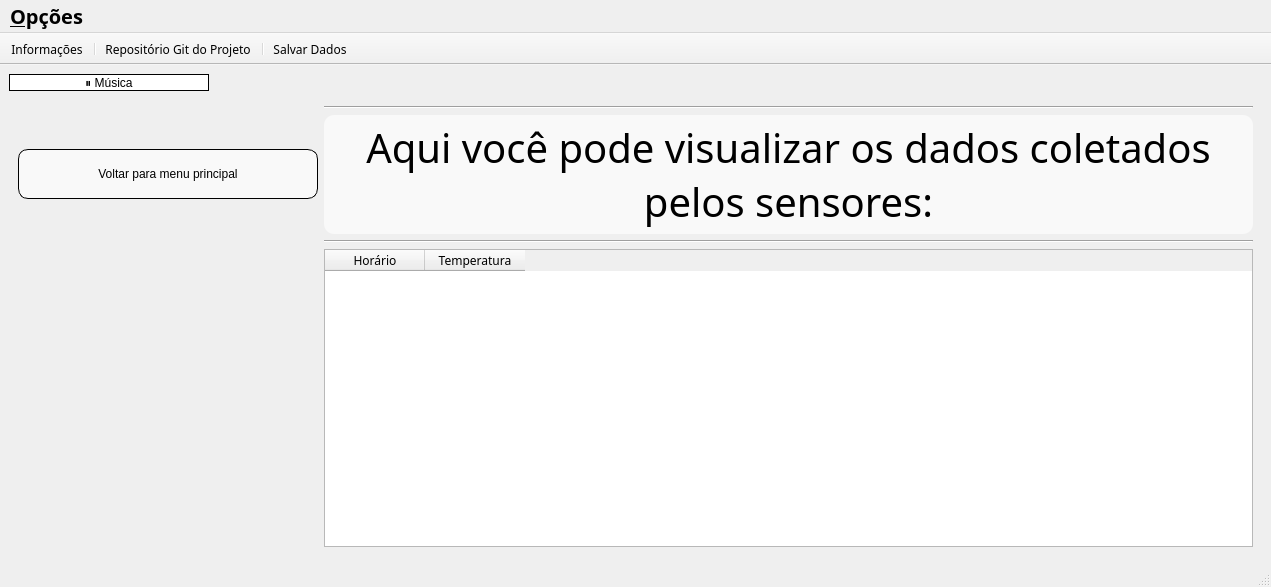
<?xml version="1.0" encoding="UTF-8"?>
<ui version="4.0">
 <class>MainWindow</class>
 <widget class="QMainWindow" name="MainWindow">
  <property name="geometry">
   <rect>
    <x>0</x>
    <y>0</y>
    <width>1271</width>
    <height>587</height>
   </rect>
  </property>
  <property name="sizePolicy">
   <sizepolicy hsizetype="Minimum" vsizetype="Minimum">
    <horstretch>0</horstretch>
    <verstretch>0</verstretch>
   </sizepolicy>
  </property>
  <property name="minimumSize">
   <size>
    <width>960</width>
    <height>540</height>
   </size>
  </property>
  <property name="maximumSize">
   <size>
    <width>1920</width>
    <height>1080</height>
   </size>
  </property>
  <property name="baseSize">
   <size>
    <width>0</width>
    <height>0</height>
   </size>
  </property>
  <property name="windowTitle">
   <string>Sistema de Automação e Controle Residencial</string>
  </property>
  <widget class="QWidget" name="centralwidget">
   <layout class="QGridLayout" name="gridLayout_2">
    <item row="0" column="0">
     <widget class="QPushButton" name="parar_musica_pushButton">
      <property name="maximumSize">
       <size>
        <width>200</width>
        <height>50</height>
       </size>
      </property>
      <property name="styleSheet">
       <string notr="true">QPushButton {
    font: 11pt &quot;Tibetan Machine Uni&quot;;
    border-radius: 10px;       /* Bordas arredondadas */
    background-color: rgb(255, 255, 255); /* Fundo semi-transparente */
	border: 1px solid rgb(0,0,0);
}

/* Efeito de escurecimento ao passar o mouse */
QPushButton:hover {
    background-color: rgba(225, 225, 225, 0.7); /* Cor mais escura ao passar o mouse */
}
</string>
      </property>
      <property name="text">
       <string>⏸️ Música</string>
      </property>
     </widget>
    </item>
    <item row="1" column="0">
     <widget class="QStackedWidget" name="stackedWidget">
      <property name="sizePolicy">
       <sizepolicy hsizetype="MinimumExpanding" vsizetype="MinimumExpanding">
        <horstretch>0</horstretch>
        <verstretch>0</verstretch>
       </sizepolicy>
      </property>
      <property name="locale">
       <locale language="Portuguese" country="Brazil"/>
      </property>
      <property name="currentIndex">
       <number>3</number>
      </property>
      <widget class="QWidget" name="page_1">
       <layout class="QGridLayout" name="gridLayout">
        <item row="2" column="1" rowspan="2">
         <widget class="Line" name="vertical1_line">
          <property name="orientation">
           <enum>Qt::Vertical</enum>
          </property>
         </widget>
        </item>
        <item row="3" column="2">
         <widget class="QPushButton" name="controlar_eletronicos_pushButton">
          <property name="sizePolicy">
           <sizepolicy hsizetype="Minimum" vsizetype="Expanding">
            <horstretch>0</horstretch>
            <verstretch>0</verstretch>
           </sizepolicy>
          </property>
          <property name="maximumSize">
           <size>
            <width>350</width>
            <height>50</height>
           </size>
          </property>
          <property name="cursor">
           <cursorShape>PointingHandCursor</cursorShape>
          </property>
          <property name="styleSheet">
           <string notr="true">QPushButton {
    font: 11pt &quot;Tibetan Machine Uni&quot;;
    border-radius: 10px;       /* Bordas arredondadas */
    padding: 5px;              /* Espaço interno */
    background-color: rgba(255, 255, 255, 0.6); /* Fundo semi-transparente */
	border: 1px solid rgb(0,0,0);
}

/* Efeito de escurecimento ao passar o mouse */
QPushButton:hover {
    background-color: rgba(225, 225, 225, 0.7); /* Cor mais escura ao passar o mouse */
}
</string>
          </property>
          <property name="text">
           <string>Controle de Eletrônicos</string>
          </property>
         </widget>
        </item>
        <item row="2" column="0">
         <widget class="QLabel" name="visualizar_dados_label">
          <property name="sizePolicy">
           <sizepolicy hsizetype="Minimum" vsizetype="Expanding">
            <horstretch>0</horstretch>
            <verstretch>0</verstretch>
           </sizepolicy>
          </property>
          <property name="maximumSize">
           <size>
            <width>350</width>
            <height>50</height>
           </size>
          </property>
          <property name="styleSheet">
           <string notr="true">font: 11pt &quot;Tibetan Machine Uni&quot;;
border-radius: 10px;       /* Bordas arredondadas */
padding: 5px;              /* Espaço interno */
background-color: rgba(255, 255, 255, 0.6); /* Fundo semi-transparente */</string>
          </property>
          <property name="text">
           <string>Exibe Dados de Todos os Sensores:</string>
          </property>
          <property name="alignment">
           <set>Qt::AlignCenter</set>
          </property>
         </widget>
        </item>
        <item row="3" column="0">
         <widget class="QPushButton" name="visualizar_dados_pushButton">
          <property name="sizePolicy">
           <sizepolicy hsizetype="Minimum" vsizetype="Expanding">
            <horstretch>0</horstretch>
            <verstretch>0</verstretch>
           </sizepolicy>
          </property>
          <property name="maximumSize">
           <size>
            <width>350</width>
            <height>50</height>
           </size>
          </property>
          <property name="cursor">
           <cursorShape>PointingHandCursor</cursorShape>
          </property>
          <property name="styleSheet">
           <string notr="true">QPushButton {
    font: 11pt &quot;Tibetan Machine Uni&quot;;
    border-radius: 10px;       /* Bordas arredondadas */
    padding: 5px;              /* Espaço interno */
    background-color: rgba(255, 255, 255, 0.6); /* Fundo semi-transparente */
	border: 1px solid rgb(0,0,0);
}

/* Efeito de escurecimento ao passar o mouse */
QPushButton:hover {
    background-color: rgba(225, 225, 225, 0.7); /* Cor mais escura ao passar o mouse */
}
</string>
          </property>
          <property name="text">
           <string>Visualização de dados em tempo real</string>
          </property>
         </widget>
        </item>
        <item row="2" column="2">
         <widget class="QLabel" name="controlar_eletronicos_label">
          <property name="maximumSize">
           <size>
            <width>350</width>
            <height>50</height>
           </size>
          </property>
          <property name="styleSheet">
           <string notr="true">font: 11pt &quot;Tibetan Machine Uni&quot;;
border-radius: 10px;       /* Bordas arredondadas */
padding: 5px;              /* Espaço interno */
background-color: rgba(255, 255, 255, 0.6); /* Fundo semi-transparente */</string>
          </property>
          <property name="text">
           <string>Permite o Controle de Eletrônicos:</string>
          </property>
          <property name="alignment">
           <set>Qt::AlignCenter</set>
          </property>
         </widget>
        </item>
        <item row="0" column="0" colspan="3">
         <widget class="QLabel" name="bem_vindo_label">
          <property name="enabled">
           <bool>true</bool>
          </property>
          <property name="sizePolicy">
           <sizepolicy hsizetype="Preferred" vsizetype="Preferred">
            <horstretch>0</horstretch>
            <verstretch>0</verstretch>
           </sizepolicy>
          </property>
          <property name="minimumSize">
           <size>
            <width>900</width>
            <height>150</height>
           </size>
          </property>
          <property name="maximumSize">
           <size>
            <width>900</width>
            <height>150</height>
           </size>
          </property>
          <property name="font">
           <font>
            <family>Tibetan Machine Uni</family>
            <pointsize>30</pointsize>
            <weight>50</weight>
            <italic>false</italic>
            <bold>false</bold>
            <strikeout>false</strikeout>
           </font>
          </property>
          <property name="styleSheet">
           <string notr="true">font: 30pt &quot;Tibetan Machine Uni&quot;;
border-radius: 10px;       /* Bordas arredondadas */
padding: 5px;              /* Espaço interno */
background-color: rgba(255, 255, 255, 0.6); /* Fundo semi-transparente */</string>
          </property>
          <property name="frameShadow">
           <enum>QFrame::Plain</enum>
          </property>
          <property name="text">
           <string>Seja bem-vindo(a) ao nosso sistema!</string>
          </property>
          <property name="alignment">
           <set>Qt::AlignCenter</set>
          </property>
         </widget>
        </item>
        <item row="1" column="0" colspan="3">
         <widget class="Line" name="horizontal1_line">
          <property name="orientation">
           <enum>Qt::Horizontal</enum>
          </property>
         </widget>
        </item>
       </layout>
      </widget>
      <widget class="QWidget" name="page_2">
       <layout class="QGridLayout" name="gridLayout_4">
        <item row="1" column="0">
         <layout class="QGridLayout" name="gridLayout_6">
          <item row="1" column="1" alignment="Qt::AlignVCenter">
           <widget class="QLabel" name="status_rfid_label">
            <property name="minimumSize">
             <size>
              <width>50</width>
              <height>0</height>
             </size>
            </property>
            <property name="maximumSize">
             <size>
              <width>16777215</width>
              <height>50</height>
             </size>
            </property>
            <property name="font">
             <font>
              <family>Tibetan Machine Uni</family>
              <pointsize>20</pointsize>
              <weight>50</weight>
              <italic>false</italic>
              <bold>false</bold>
             </font>
            </property>
            <property name="styleSheet">
             <string notr="true">font: 20pt &quot;Tibetan Machine Uni&quot;;
border-radius: 10px;       /* Bordas arredondadas */
padding: 5px;              /* Espaço interno */
background-color: rgba(255, 255, 255, 0.6); /* Fundo semi-transparente */</string>
            </property>
            <property name="text">
             <string>AGUARDANDO LEITURA</string>
            </property>
           </widget>
          </item>
          <item row="1" column="0" alignment="Qt::AlignVCenter">
           <widget class="QLabel" name="label">
            <property name="minimumSize">
             <size>
              <width>0</width>
              <height>50</height>
             </size>
            </property>
            <property name="maximumSize">
             <size>
              <width>16777215</width>
              <height>50</height>
             </size>
            </property>
            <property name="font">
             <font>
              <family>Tibetan Machine Uni</family>
              <pointsize>20</pointsize>
              <weight>50</weight>
              <italic>false</italic>
              <bold>false</bold>
             </font>
            </property>
            <property name="styleSheet">
             <string notr="true">font: 20pt &quot;Tibetan Machine Uni&quot;;
border-radius: 10px;       /* Bordas arredondadas */
padding: 5px;              /* Espaço interno */
background-color: rgba(255, 255, 255, 0.6); /* Fundo semi-transparente */</string>
            </property>
            <property name="text">
             <string>PASSE SEU CARTÃO PARA LIBERAR O ACESSO!</string>
            </property>
           </widget>
          </item>
          <item row="0" column="0">
           <widget class="QPushButton" name="pushButton">
            <property name="minimumSize">
             <size>
              <width>200</width>
              <height>50</height>
             </size>
            </property>
            <property name="maximumSize">
             <size>
              <width>200</width>
              <height>50</height>
             </size>
            </property>
            <property name="cursor">
             <cursorShape>PointingHandCursor</cursorShape>
            </property>
            <property name="styleSheet">
             <string notr="true">QPushButton {
    font: 11pt &quot;Tibetan Machine Uni&quot;;
    border-radius: 10px;       /* Bordas arredondadas */
    padding: 5px;              /* Espaço interno */
    background-color: rgba(255, 255, 255, 0.6); /* Fundo semi-transparente */
	border: 1px solid rgb(0,0,0);
}

/* Efeito de escurecimento ao passar o mouse */
QPushButton:hover {
    background-color: rgba(225, 225, 225, 0.7); /* Cor mais escura ao passar o mouse */
}
</string>
            </property>
            <property name="text">
             <string>Voltar</string>
            </property>
           </widget>
          </item>
         </layout>
        </item>
       </layout>
      </widget>
      <widget class="QWidget" name="page_3">
       <layout class="QGridLayout" name="gridLayout_3">
        <item row="1" column="0">
         <widget class="Line" name="line_4">
          <property name="minimumSize">
           <size>
            <width>1000</width>
            <height>0</height>
           </size>
          </property>
          <property name="orientation">
           <enum>Qt::Horizontal</enum>
          </property>
         </widget>
        </item>
        <item row="2" column="0">
         <widget class="QLabel" name="label_3">
          <property name="maximumSize">
           <size>
            <width>16777215</width>
            <height>150</height>
           </size>
          </property>
          <property name="styleSheet">
           <string notr="true">font: 30pt &quot;Tibetan Machine Uni&quot;;
border-radius: 10px;       /* Bordas arredondadas */
padding: 5px;              /* Espaço interno */
background-color: rgba(255, 255, 255, 0.6); /* Fundo semi-transparente */

</string>
          </property>
          <property name="text">
           <string>Aqui você pode controlar os equipamentos:</string>
          </property>
          <property name="alignment">
           <set>Qt::AlignCenter</set>
          </property>
          <property name="wordWrap">
           <bool>true</bool>
          </property>
         </widget>
        </item>
        <item row="0" column="0">
         <widget class="QPushButton" name="pag_anterior3_pushButton">
          <property name="maximumSize">
           <size>
            <width>100</width>
            <height>50</height>
           </size>
          </property>
          <property name="cursor">
           <cursorShape>PointingHandCursor</cursorShape>
          </property>
          <property name="styleSheet">
           <string notr="true">QPushButton {
    font: 11pt &quot;Tibetan Machine Uni&quot;;
    border-radius: 10px;       /* Bordas arredondadas */
    padding: 5px;              /* Espaço interno */
    background-color: rgba(255, 255, 255, 0.6); /* Fundo semi-transparente */
	border: 1px solid rgb(0,0,0);
}

/* Efeito de escurecimento ao passar o mouse */
QPushButton:hover {
    background-color: rgba(225, 225, 225, 0.7); /* Cor mais escura ao passar o mouse */
}
</string>
          </property>
          <property name="text">
           <string>Voltar</string>
          </property>
         </widget>
        </item>
        <item row="4" column="0">
         <widget class="Line" name="line">
          <property name="orientation">
           <enum>Qt::Horizontal</enum>
          </property>
         </widget>
        </item>
        <item row="5" column="0" rowspan="2">
         <layout class="QGridLayout" name="gridLayout_5">
          <item row="1" column="0">
           <widget class="QLabel" name="label_4">
            <property name="minimumSize">
             <size>
              <width>70</width>
              <height>50</height>
             </size>
            </property>
            <property name="maximumSize">
             <size>
              <width>70</width>
              <height>50</height>
             </size>
            </property>
            <property name="styleSheet">
             <string notr="true">font: 11pt &quot;Tibetan Machine Uni&quot;;
border-radius: 10px;       /* Bordas arredondadas */
padding: 5px;              /* Espaço interno */
background-color: rgba(255, 255, 255, 0.6); /* Fundo semi-transparente */</string>
            </property>
            <property name="text">
             <string>Fan</string>
            </property>
            <property name="alignment">
             <set>Qt::AlignCenter</set>
            </property>
           </widget>
          </item>
          <item row="0" column="1">
           <widget class="QPushButton" name="ligarLED_pushButton">
            <property name="maximumSize">
             <size>
              <width>300</width>
              <height>50</height>
             </size>
            </property>
            <property name="cursor">
             <cursorShape>PointingHandCursor</cursorShape>
            </property>
            <property name="styleSheet">
             <string notr="true">QPushButton {
    font: 11pt &quot;Tibetan Machine Uni&quot;;
    border-radius: 10px;       /* Bordas arredondadas */
    padding: 5px;              /* Espaço interno */
    background-color: rgba(255, 255, 255, 0.6); /* Fundo semi-transparente */
	border: 1px solid rgb(0,0,0);
}

/* Efeito de escurecimento ao passar o mouse */
QPushButton:hover {
    background-color: rgba(225, 225, 225, 0.7); /* Cor mais escura ao passar o mouse */
}
</string>
            </property>
            <property name="text">
             <string>Ligar</string>
            </property>
           </widget>
          </item>
          <item row="1" column="1">
           <widget class="QPushButton" name="ligarFAN_pushButton">
            <property name="cursor">
             <cursorShape>PointingHandCursor</cursorShape>
            </property>
            <property name="styleSheet">
             <string notr="true">QPushButton {
    font: 11pt &quot;Tibetan Machine Uni&quot;;
    border-radius: 10px;       /* Bordas arredondadas */
    padding: 5px;              /* Espaço interno */
    background-color: rgba(255, 255, 255, 0.6); /* Fundo semi-transparente */
	border: 1px solid rgb(0,0,0);
}

/* Efeito de escurecimento ao passar o mouse */
QPushButton:hover {
    background-color: rgba(225, 225, 225, 0.7); /* Cor mais escura ao passar o mouse */
}
</string>
            </property>
            <property name="text">
             <string>Ligar</string>
            </property>
           </widget>
          </item>
          <item row="0" column="0">
           <widget class="QLabel" name="label_5">
            <property name="minimumSize">
             <size>
              <width>70</width>
              <height>50</height>
             </size>
            </property>
            <property name="maximumSize">
             <size>
              <width>70</width>
              <height>50</height>
             </size>
            </property>
            <property name="styleSheet">
             <string notr="true">font: 11pt &quot;Tibetan Machine Uni&quot;;
border-radius: 10px;       /* Bordas arredondadas */
padding: 5px;              /* Espaço interno */
background-color: rgba(255, 255, 255, 0.6); /* Fundo semi-transparente */</string>
            </property>
            <property name="text">
             <string>Led</string>
            </property>
            <property name="alignment">
             <set>Qt::AlignCenter</set>
            </property>
           </widget>
          </item>
         </layout>
        </item>
       </layout>
      </widget>
      <widget class="QWidget" name="page_4">
       <layout class="QGridLayout" name="gridLayout_7">
        <item row="2" column="1">
         <widget class="Line" name="line_2">
          <property name="orientation">
           <enum>Qt::Horizontal</enum>
          </property>
         </widget>
        </item>
        <item row="0" column="1">
         <widget class="Line" name="line_3">
          <property name="orientation">
           <enum>Qt::Horizontal</enum>
          </property>
         </widget>
        </item>
        <item row="1" column="0">
         <widget class="QPushButton" name="pag_anterior2_pushButton">
          <property name="minimumSize">
           <size>
            <width>300</width>
            <height>50</height>
           </size>
          </property>
          <property name="maximumSize">
           <size>
            <width>300</width>
            <height>50</height>
           </size>
          </property>
          <property name="cursor">
           <cursorShape>PointingHandCursor</cursorShape>
          </property>
          <property name="styleSheet">
           <string notr="true">QPushButton {
    font: 11pt &quot;Tibetan Machine Uni&quot;;
    border-radius: 10px;       /* Bordas arredondadas */
    padding: 5px;              /* Espaço interno */
    background-color: rgba(255, 255, 255, 0.6); /* Fundo semi-transparente */
	border: 1px solid rgb(0,0,0);
}

/* Efeito de escurecimento ao passar o mouse */
QPushButton:hover {
    background-color: rgba(225, 225, 225, 0.7); /* Cor mais escura ao passar o mouse */
}
</string>
          </property>
          <property name="text">
           <string>Voltar para menu principal</string>
          </property>
         </widget>
        </item>
        <item row="1" column="1">
         <widget class="QLabel" name="info_pag2_label">
          <property name="minimumSize">
           <size>
            <width>0</width>
            <height>0</height>
           </size>
          </property>
          <property name="maximumSize">
           <size>
            <width>16777215</width>
            <height>16777215</height>
           </size>
          </property>
          <property name="font">
           <font>
            <family>Tibetan Machine Uni</family>
            <pointsize>30</pointsize>
            <weight>50</weight>
            <italic>false</italic>
            <bold>false</bold>
           </font>
          </property>
          <property name="styleSheet">
           <string notr="true">font: 30pt &quot;Tibetan Machine Uni&quot;;
border-radius: 10px;       /* Bordas arredondadas */
padding: 5px;              /* Espaço interno */
background-color: rgba(255, 255, 255, 0.6); /* Fundo semi-transparente */

</string>
          </property>
          <property name="text">
           <string>Aqui você pode visualizar os dados coletados pelos sensores:</string>
          </property>
          <property name="alignment">
           <set>Qt::AlignCenter</set>
          </property>
          <property name="wordWrap">
           <bool>true</bool>
          </property>
         </widget>
        </item>
        <item row="3" column="1" rowspan="3">
         <widget class="QTableWidget" name="dados_tableWidget">
          <property name="editTriggers">
           <set>QAbstractItemView::NoEditTriggers</set>
          </property>
          <column>
           <property name="text">
            <string>Horário</string>
           </property>
           <property name="font">
            <font>
             <family>Tibetan Machine Uni</family>
             <weight>50</weight>
             <bold>false</bold>
            </font>
           </property>
           <property name="background">
            <color>
             <red>222</red>
             <green>221</green>
             <blue>218</blue>
            </color>
           </property>
          </column>
          <column>
           <property name="text">
            <string>Temperatura</string>
           </property>
           <property name="font">
            <font>
             <family>Tibetan Machine Uni</family>
             <weight>50</weight>
             <bold>false</bold>
            </font>
           </property>
           <property name="background">
            <color>
             <red>222</red>
             <green>221</green>
             <blue>218</blue>
            </color>
           </property>
          </column>
         </widget>
        </item>
       </layout>
      </widget>
     </widget>
    </item>
   </layout>
  </widget>
  <widget class="QStatusBar" name="statusbar"/>
  <widget class="QToolBar" name="toolBar">
   <property name="minimumSize">
    <size>
     <width>0</width>
     <height>0</height>
    </size>
   </property>
   <property name="palette">
    <palette>
     <active>
      <colorrole role="Highlight">
       <brush brushstyle="SolidPattern">
        <color alpha="255">
         <red>242</red>
         <green>229</green>
         <blue>142</blue>
        </color>
       </brush>
      </colorrole>
     </active>
     <inactive>
      <colorrole role="Highlight">
       <brush brushstyle="SolidPattern">
        <color alpha="255">
         <red>242</red>
         <green>229</green>
         <blue>142</blue>
        </color>
       </brush>
      </colorrole>
     </inactive>
     <disabled>
      <colorrole role="Highlight">
       <brush brushstyle="SolidPattern">
        <color alpha="255">
         <red>145</red>
         <green>145</green>
         <blue>145</blue>
        </color>
       </brush>
      </colorrole>
     </disabled>
    </palette>
   </property>
   <property name="font">
    <font>
     <family>Tibetan Machine Uni</family>
    </font>
   </property>
   <property name="windowTitle">
    <string>toolBar</string>
   </property>
   <property name="movable">
    <bool>false</bool>
   </property>
   <property name="toolButtonStyle">
    <enum>Qt::ToolButtonTextUnderIcon</enum>
   </property>
   <attribute name="toolBarArea">
    <enum>TopToolBarArea</enum>
   </attribute>
   <attribute name="toolBarBreak">
    <bool>false</bool>
   </attribute>
   <addaction name="action_Informacoes"/>
   <addaction name="separator"/>
   <addaction name="action_Reposit_rio_Git_do_Projeto"/>
   <addaction name="separator"/>
   <addaction name="actionSalvar_dados"/>
  </widget>
  <widget class="QMenuBar" name="menubar">
   <property name="geometry">
    <rect>
     <x>0</x>
     <y>0</y>
     <width>1271</width>
     <height>46</height>
    </rect>
   </property>
   <property name="font">
    <font>
     <family>Tibetan Machine Uni</family>
     <pointsize>15</pointsize>
     <weight>75</weight>
     <bold>true</bold>
    </font>
   </property>
   <widget class="QMenu" name="menu_Op_es">
    <property name="title">
     <string>&amp;Opções</string>
    </property>
    <addaction name="actionSalvar_dados"/>
   </widget>
   <addaction name="menu_Op_es"/>
  </widget>
  <action name="action_Informacoes">
   <property name="icon">
    <iconset theme="dialog-information">
     <normaloff>.</normaloff>.</iconset>
   </property>
   <property name="text">
    <string>&amp;Informações</string>
   </property>
   <property name="shortcut">
    <string>Ctrl+I</string>
   </property>
  </action>
  <action name="action_Reposit_rio_Git_do_Projeto">
   <property name="icon">
    <iconset theme="emblem-symbolic-link">
     <normaloff>.</normaloff>.</iconset>
   </property>
   <property name="text">
    <string>&amp;Repositório Git do Projeto</string>
   </property>
   <property name="shortcut">
    <string>Ctrl+R</string>
   </property>
  </action>
  <action name="actionSalvar_dados">
   <property name="icon">
    <iconset theme="document-save">
     <normaloff>.</normaloff>.</iconset>
   </property>
   <property name="text">
    <string>&amp;Salvar Dados</string>
   </property>
   <property name="toolTip">
    <string>Salvar dados</string>
   </property>
   <property name="shortcut">
    <string>Ctrl+S</string>
   </property>
  </action>
 </widget>
 <resources/>
 <connections/>
</ui>
